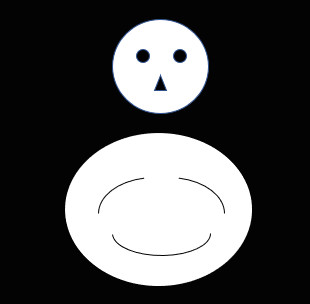
#> input picture media/img/snowman.jpg, 310 x 304 px
$ python blackhat.py
#> lines starting #> are read from the running program, lines starting #| are printed output that depends on the picture
import cv2
import numpy as np

if __name__ == '__main__':
    src = cv2.imread('../../media/img/snowman.jpg')
#> src is the input picture: shape (304, 310, 3); mean B, G, R 80.4, 80.1, 80
    kernel = np.ones((11, 11), np.uint8)
    dst = cv2.morphologyEx(src, cv2.MORPH_BLACKHAT, kernel)
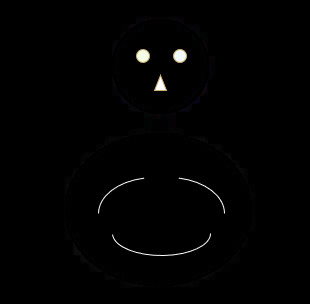
#> dst: shape (304, 310, 3); mean B, G, R 1.9, 1.9, 2

    cv2.imshow('Source', src)
    cv2.imshow('Tophat', dst)

    cv2.waitKey(0)
    cv2.destroyAllWindows()


$ run again, with media/img/border.jpg copied over media/img/snowman.jpg
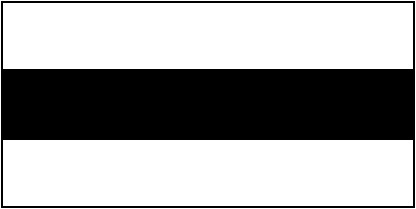
#> input picture media/img/border.jpg, 416 x 209 px
#> src is the input picture: shape (209, 416, 3); min 0, max 255, mean 162.4
#> `dst = cv2.morphologyEx(src, cv2.MORPH_BLACKHAT, kernel)`:
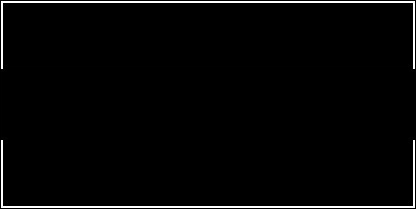
#> dst: shape (209, 416, 3); min 0, max 255, mean 6.4
